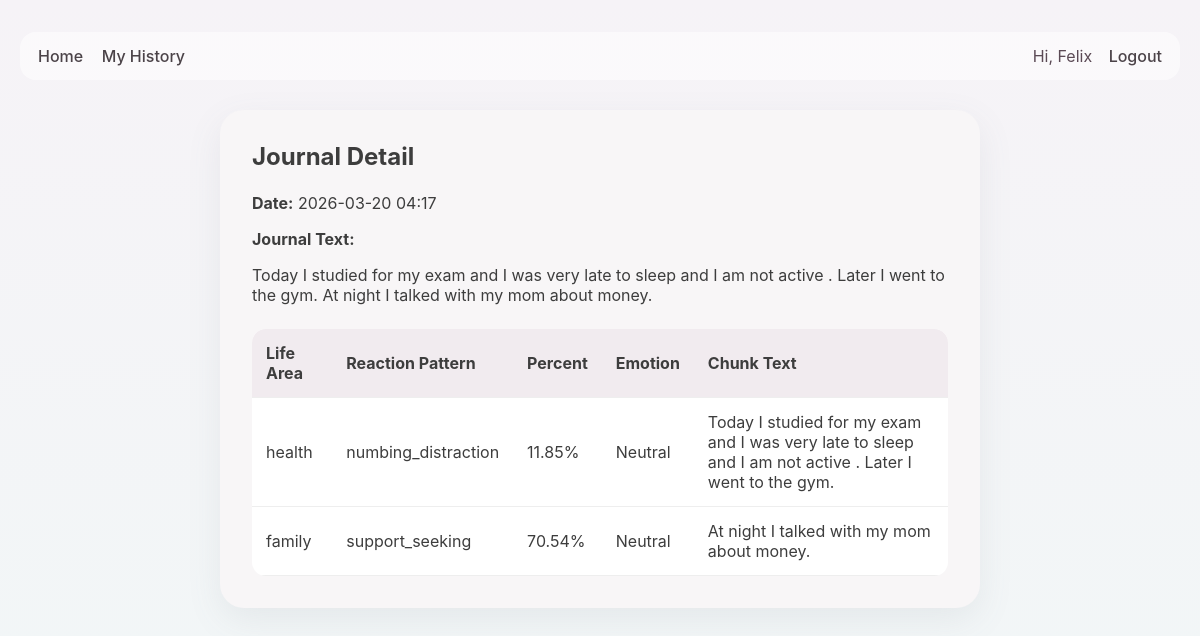
Page /history/4 (signed in) on the committed database.
### app.py (models this page shows, shortened)
class User(UserMixin, db.Model):
    id = db.Column(db.Integer, primary_key=True)
    username = db.Column(db.String(120), unique=True, nullable=False)
    email = db.Column(db.String(150), unique=True, nullable=False)
    password_hash = db.Column(db.String(255), nullable=False)
    journals = db.relationship("JournalEntry", backref="user", lazy=True, cascade="all, delete-orphan")

class JournalEntry(db.Model):
    id = db.Column(db.Integer, primary_key=True)
    journal_text = db.Column(db.Text, nullable=False)
    created_at = db.Column(db.DateTime, default=datetime.utcnow)
    user_id = db.Column(db.Integer, db.ForeignKey("user.id"), nullable=False)
    analyses = db.relationship("JournalAnalysisRow", backref="journal", lazy=True, cascade="all, delete-orphan")

class JournalAnalysisRow(db.Model):
    id = db.Column(db.Integer, primary_key=True)
    life_area = db.Column(db.String(100), nullable=True)
    chunk_text = db.Column(db.Text, nullable=True)
    reaction_pattern = db.Column(db.String(200), nullable=True)
    percent = db.Column(db.Float, nullable=True)
    emotion = db.Column(db.String(100), nullable=True)
    journal_entry_id = db.Column(db.Integer, db.ForeignKey("journal_entry.id"), nullable=False)

### app.py (the view)
@app.route("/history/<int:entry_id>")
@login_required
def history_detail(entry_id):
    entry = JournalEntry.query.get_or_404(entry_id)
    if entry.user_id != current_user.id:
        flash("Unauthorized action.", "danger")
        return redirect(url_for("history"))
    return render_template("history_detail.html", entry=entry)

### app.py (called while the page is built)
@login_manager.user_loader
def load_user(user_id):
    return User.query.get(int(user_id))

### templates/history_detail.html
{% extends 'base.html' %}
{% block content %}
<div class="history-card">
    <h2>Journal Detail</h2>
    <p><strong>Date:</strong> {{ entry.created_at.strftime('%Y-%m-%d %H:%M') }}</p>
    <p><strong>Journal Text:</strong></p>
    <div style="margin-bottom: 24px;">{{ entry.journal_text }}</div>
    {% if entry.analyses %}
    <table class="history-table">
        <thead>
            <tr>
                <th>Life Area</th>
                <th>Reaction Pattern</th>
                <th>Percent</th>
                <th>Emotion</th>
                <th>Chunk Text</th>
            </tr>
        </thead>
        <tbody>
            {% for row in entry.analyses %}
            <tr>
                <td>{{ row.life_area }}</td>
                <td>{{ row.reaction_pattern }}</td>
                <td>{{ row.percent }}%</td>
                <td>{{ row.emotion }}</td>
                <td>{{ row.chunk_text }}</td>
            </tr>
            {% endfor %}
        </tbody>
    </table>
    {% endif %}
</div>
{% endblock %}

### templates/base.html (shortened to what this page needs)
<!DOCTYPE html>
<html lang="en">
<head>
    <link rel="stylesheet" href="{{ url_for('static', filename='css/style.css') }}">
</head>
<body>
    <div class="page-shell">
        <nav class="top-nav">
            <div class="nav-left">
                <a href="{{ url_for('index') }}">Home</a>
                {% if current_user.is_authenticated %}
                    <a href="{{ url_for('history') }}">My History</a>
                {% endif %}
            </div>
            <div class="nav-right">
                {% if current_user.is_authenticated %}
                    <span class="welcome-text">Hi, {{ current_user.username }}</span>
                    <a href="{{ url_for('logout') }}">Logout</a>
                {% else %}
                    <a href="{{ url_for('login') }}">Login</a>
                    <a href="{{ url_for('register') }}">Register</a>
                {% endif %}
            </div>
        </nav>
        {% block content %}{% endblock %}
    </div>
</body>
</html>

### static/css/style.css (style rules this page uses)
* { box-sizing: border-box; }
body { margin: 0; padding: 0; font-family: "Inter", "Segoe UI", Arial, sans-serif; background: linear-gradient(180deg, #f6f3f7 0%, #f2f6f7 100%); color: #3d3d3d; }
.page-shell { max-width: 1200px; margin: 0 auto; padding: 20px; }
.top-nav { display: flex; justify-content: space-between; align-items: center; margin: 12px 0 24px; padding: 14px 18px; border-radius: 16px; background: rgba(255, 255, 255, 0.55); }
.top-nav a { text-decoration: none; margin-right: 14px; color: #4b4348; font-weight: 500; }
.top-nav a:last-child { margin-right: 0; }
.welcome-text { margin-right: 12px; color: #5b4a55; }
.auth-card, .history-card { max-width: 760px; margin: 30px auto; background: #f8f6f7; padding: 32px; border-radius: 24px; box-shadow: 0 12px 35px rgba(110, 118, 130, 0.10); }
.auth-card h2, .history-card h2 { margin-top: 0; margin-bottom: 22px; }
.history-table { width: 100%; border-collapse: collapse; background: white; border-radius: 14px; overflow: hidden; }
.history-table th, .history-table td { text-align: left; padding: 14px; border-bottom: 1px solid #eee; }
.history-table th { background: #f1ebef; }

### rows in the picture
User: username "Felix"
JournalEntry: created_at "2026-03-20 04:17", journal_text "Today I studied for my exam and I was very late to sleep and I am not active . Later I went to the gym. At night I talked with my mom about money."
JournalAnalysisRow: life_area "health", reaction_pattern "numbing_distraction", percent "11.85", emotion "Neutral", chunk_text "Today I studied for my exam and I was very late to sleep and I am not active . Later I went to the gym."
JournalAnalysisRow: life_area "family", reaction_pattern "support_seeking", percent "70.54", emotion "Neutral", chunk_text "At night I talked with my mom about money."
